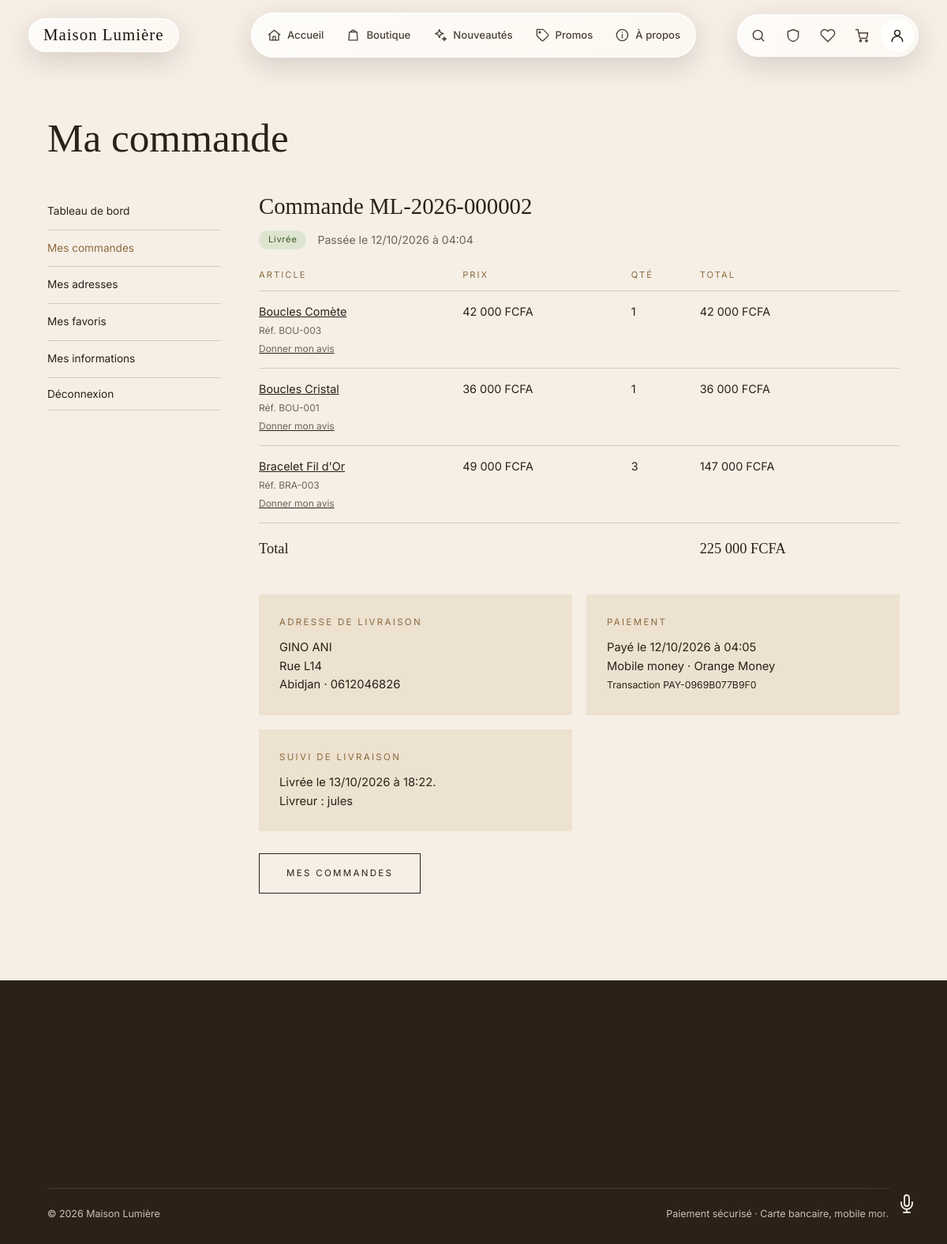
The page /compte/commandes/ML-2026-000002/ (signed in) on the database its author committed.
### commandes/models.py (models this page shows, shortened)
class Commande(models.Model):
    STATUTS = [
        ('en_attente', 'En attente'),
        ('en_preparation', 'En préparation'),
        ('expediee', 'Expédiée'),
        ('livree', 'Livrée'),
        ('annulee', 'Annulée'),
    ]
    STATUTS_EN_COURS = ('en_attente', 'en_preparation', 'expediee')
    reference = models.CharField(max_length=20, unique=True, null=True, blank=True, editable=False)
    utilisateur = models.ForeignKey(
        settings.AUTH_USER_MODEL, on_delete=models.PROTECT, related_name='commandes'
    )
    statut = models.CharField(max_length=20, choices=STATUTS, default='en_attente')
    total = models.DecimalField("total (FCFA)", max_digits=12, decimal_places=0, default=0)
    cgv_acceptees_le = models.DateTimeField("CGV acceptées le", null=True, blank=True)
    livreur = models.ForeignKey(
        settings.AUTH_USER_MODEL, on_delete=models.SET_NULL, null=True, blank=True,
        related_name='livraisons', limit_choices_to={'est_livreur': True},
        verbose_name="livreur",
    )
    date_expedition = models.DateTimeField("date d'expédition", null=True, blank=True)
    date_livraison = models.DateTimeField("date de livraison", null=True, blank=True)
    livraison_prenom = models.CharField("prénom", max_length=100)
    livraison_nom = models.CharField("nom", max_length=100)
    livraison_adresse = models.CharField("adresse", max_length=255)
    livraison_ville = models.CharField("ville", max_length=100)
    livraison_telephone = models.CharField("téléphone", max_length=20)
    date_creation = models.DateTimeField(auto_now_add=True)
    date_modification = models.DateTimeField(auto_now=True)
    class Meta:
        verbose_name = "commande"
        verbose_name_plural = "commandes"
        ordering = ['-date_creation']
    def __init__(self, *args, **kwargs):
        super().__init__(*args, **kwargs)
        self._statut_initial = self.statut if self.pk else None
    @property
    def peut_annuler(self):
        return self.statut == 'en_attente'

class LigneCommande(models.Model):
    commande = models.ForeignKey(Commande, on_delete=models.CASCADE, related_name='lignes')
    produit = models.ForeignKey(
        Produit, on_delete=models.SET_NULL, null=True, blank=True, related_name='lignes_commande'
    )
    nom_produit = models.CharField("produit", max_length=150)
    reference_produit = models.CharField("référence", max_length=30)
    prix_unitaire = models.DecimalField("prix unitaire (FCFA)", max_digits=10, decimal_places=0)
    quantite = models.PositiveIntegerField("quantité", default=1)
    class Meta:
        verbose_name = "ligne de commande"
        verbose_name_plural = "lignes de commande"
    @property
    def sous_total(self):
        return self.prix_unitaire * self.quantite

### paiements/models.py (models this page shows, shortened)
class Paiement(models.Model):
    METHODES = [
        ('en_ligne', 'Paiement en ligne'),
        ('mobile_money', 'Mobile money'),
        ('carte', 'Carte bancaire'),
    ]
    OPERATEURS = [
        ('orange', 'Orange Money'),
        ('mtn', 'MTN MoMo'),
        ('moov', 'Moov Money'),
        ('wave', 'Wave'),
    ]
    STATUTS = [
        ('en_attente', 'En attente'),
        ('reussi', 'Réussi'),
        ('echoue', 'Échoué'),
        ('a_verifier', 'À vérifier'),
        ('a_rembourser', 'À rembourser'),
    ]
    FOURNISSEURS = [
        ('cinetpay', 'CinetPay'),
        ('simulation', 'Simulation (ancien)'),
        ('kadev', 'Kadev Pay (ancien)'),
    ]
    commande = models.ForeignKey(Commande, on_delete=models.PROTECT, related_name='paiements')
    fournisseur = models.CharField(max_length=20, choices=FOURNISSEURS, default='cinetpay')
    methode = models.CharField("moyen de paiement", max_length=20, choices=METHODES)
    operateur = models.CharField("opérateur", max_length=20, choices=OPERATEURS, blank=True)
    telephone = models.CharField("téléphone", max_length=20, blank=True)
    montant = models.DecimalField("montant (FCFA)", max_digits=12, decimal_places=0)
    statut = models.CharField(max_length=20, choices=STATUTS, default='en_attente')
    transaction_id = models.CharField(max_length=40, unique=True, editable=False)
    reference_externe = models.CharField(
        "référence du prestataire", max_length=60, unique=True, null=True, blank=True,
        help_text="Référence chez un ancien prestataire (non utilisée par CinetPay).",
    )
    date_creation = models.DateTimeField(auto_now_add=True)
    date_paiement = models.DateTimeField(null=True, blank=True)
    class Meta:
        verbose_name = "paiement"
        verbose_name_plural = "paiements"
        ordering = ['-date_creation']

### utilisateurs/models.py (models this page shows, shortened)
class Utilisateur(AbstractUser):
    username = None
    email = models.EmailField("adresse e-mail", unique=True)
    telephone = models.CharField("téléphone", max_length=20, blank=True)
    est_livreur = models.BooleanField(
        "livreur", default=False,
        help_text="Donne accès à l'espace livreur. Les livreurs sont créés par l'administration.",
    )
    USERNAME_FIELD = 'email'
    REQUIRED_FIELDS = []
    objects = GestionnaireUtilisateur()
    class Meta:
        verbose_name = "utilisateur"
        verbose_name_plural = "utilisateurs"

### commandes/views.py (the view)
# urls.py: path('compte/commandes/<str:reference>/', views.detail, name='detail'),
@connexion_requise
def detail(request, reference):
    return _page_commande(request, reference)

### assistant/context_processors.py (called while the page is built)
def assistant(request):
    return {
        'assistant_actif': settings.ASSISTANT_ACTIF,
        'assistant_mode': settings.ASSISTANT_MODE,
    }

### commandes/views.py (called while the page is built)
def _commande(request, reference):
    return get_object_or_404(
        Commande.objects.prefetch_related('lignes'),
        reference=reference, utilisateur=request.user,
    )

def _page_commande(request, reference, **extra):
    commande = _commande(request, reference)
    contexte = {
        'commande': commande,
        'paiement': commande.paiements.filter(statut='reussi').first(),
    }
    contexte.update(extra)
    return render(request, 'commandes/detail.html', contexte)

### favoris/context_processors.py (called while the page is built)
def favoris(request):
    if not request.user.is_authenticated:
        return {'favoris_ids': set(), 'favoris_quantite': 0}
    ids = set(
        Favori.objects.filter(utilisateur=request.user, produit__actif=True)
        .values_list('produit_id', flat=True)
    )
    return {'favoris_ids': ids, 'favoris_quantite': len(ids)}

### panier/context_processors.py (called while the page is built)
def panier(request):
    if not request.user.is_authenticated:
        return {'panier_quantite': 0}
    p = Panier.objects.filter(utilisateur=request.user).first()
    return {'panier_quantite': p.quantite_totale if p else 0}

### panier/models.py (called while the page is built)
    @property
    def quantite_totale(self):
        return self.lignes.filter(produit__actif=True).aggregate(total=Sum('quantite'))['total'] or 0

### produits/models.py (called while the page is built)
    def get_absolute_url(self):
        return reverse('produits:detail', kwargs={'slug': self.slug})

### utilisateurs/decorateurs.py (called while the page is built, shortened)
def connexion_requise(vue=None, *, message=MESSAGE_PAR_DEFAUT):
    def decorateur(fonction):
        @wraps(fonction)
        def enveloppe(request, *args, **kwargs):
            if request.user.is_authenticated:
                return fonction(request, *args, **kwargs)
        return enveloppe
    if vue is not None:
        return decorateur(vue)
    return decorateur

### commandes/templates/commandes/detail.html (shortened to what this page needs)
{% extends 'utilisateurs/compte_base.html' %}
{% block titre_page %}{% if confirmation %}Commande confirmée{% else %}Ma commande{% endif %}{% endblock %}
{% block contenu_compte %}
<h2>Commande {{ commande.reference }}</h2>
<p class="entete-commande">
    <span class="statut statut-{{ commande.statut }}">{{ commande.get_statut_display }}</span>
    <span>Passée le {{ commande.date_creation|date:"d/m/Y à H:i" }}</span>
</p>
<div class="tableau-defile">
    <table class="tableau-commandes">
        <thead>
            <tr><th>Article</th><th>Prix</th><th>Qté</th><th>Total</th></tr>
        </thead>
        <tbody>
            {% for ligne in commande.lignes.all %}
            <tr>
                <td>
                    {% if ligne.produit %}<a href="{{ ligne.produit.get_absolute_url }}">{{ ligne.nom_produit }}</a>{% else %}{{ ligne.nom_produit }}{% endif %}
                    <br><small>Réf. {{ ligne.reference_produit }}</small>
                    {% if commande.statut == 'livree' and ligne.produit %}
                        <br><a href="{% url 'avis:laisser' ligne.produit.slug %}"><small>Donner mon avis</small></a>
                    {% endif %}
                </td>
                <td>{{ ligne.prix_unitaire|floatformat:"0g" }} FCFA</td>
                <td>{{ ligne.quantite }}</td>
                <td>{{ ligne.sous_total|floatformat:"0g" }} FCFA</td>
            </tr>
            {% endfor %}
        </tbody>
        <tfoot>
            <tr class="total">
                <td colspan="3">Total</td>
                <td>{{ commande.total|floatformat:"0g" }} FCFA</td>
            </tr>
        </tfoot>
    </table>
</div>
<div class="cartes" style="margin-top:28px;">
    <div class="carte-info">
        <span class="etiquette">Adresse de livraison</span>
        <p>{{ commande.livraison_prenom }} {{ commande.livraison_nom }}<br>{{ commande.livraison_adresse }}<br>{{ commande.livraison_ville }} · {{ commande.livraison_telephone }}</p>
    </div>
    <div class="carte-info">
        <span class="etiquette">Paiement</span>
        {% if paiement %}
            <p>
                Payé le {{ paiement.date_paiement|date:"d/m/Y à H:i" }}<br>
                {{ paiement.get_methode_display }}{% if paiement.operateur %} · {{ paiement.get_operateur_display }}{% endif %}<br>
                <small>Transaction {{ paiement.transaction_id }}</small>
            </p>
        {% elif commande.statut == 'en_attente' %}
            <p>En attente de paiement.</p>
        {% elif commande.statut == 'annulee' %}
            <p>Aucun paiement : commande annulée.</p>
        {% else %}
            <p>Paiement non enregistré.</p>
        {% endif %}
    </div>
    {% if commande.statut != 'annulee' and commande.statut != 'en_attente' %}
    <div class="carte-info">
        <span class="etiquette">Suivi de livraison</span>
        <p>
            {% if commande.statut == 'en_preparation' %}
                Votre commande est en préparation.
            {% elif commande.statut == 'expediee' %}
                Votre commande est en route{% if commande.date_expedition %} depuis le {{ commande.date_expedition|date:"d/m/Y à H:i" }}{% endif %}.
            {% elif commande.statut == 'livree' %}
                Livrée le {{ commande.date_livraison|date:"d/m/Y à H:i" }}.
            {% endif %}
            {% if commande.livreur and commande.livreur.first_name %}<br>Livreur : {{ commande.livreur.first_name }}{% endif %}
        </p>
    </div>
    {% endif %}
</div>
<div class="actions-commande">
    <a href="{% url 'commandes:liste' %}" class="bouton bouton-contour">Mes commandes</a>
</div>
{% endblock %}

### static/css/style.css (style rules this page uses)
:root { --fond: #f6efe6; --sombre: #2b2118; --carte: #ede1d0; --bordure: #dccbb5; --texte-doux: #6d645b; --accent: #8a6a3f; --vert-doux: #dde5d0; --erreur: #8b3a2e; --police-titre: "Times New Roman", Times, Georgia, serif; --police-texte: Helvetica, Arial, sans-serif; }
* { box-sizing: border-box; margin: 0; padding: 0; }
body { font-family: var(--police-texte); font-size: 15px; line-height: 1.6; color: var(--sombre); background: var(--fond); }
a { color: inherit; text-decoration: none; }
h1, h2, h3, h4 { font-family: var(--police-titre); font-weight: 400; line-height: 1.15; }
.etiquette { font-size: .72rem; letter-spacing: .2em; text-transform: uppercase; color: var(--accent); }
.bouton { display: inline-block; background: var(--sombre); color: var(--fond); border: 1px solid var(--sombre); padding: 15px 34px; font-family: var(--police-texte); font-size: .72rem; letter-spacing: .2em; text-transform: uppercase; text-align: center; cursor: pointer; transition: background .2s, color .2s; }
.bouton-contour { background: transparent; color: var(--sombre); }
.compte-contenu h2 { font-size: 1.8rem; margin-bottom: 22px; }
.cartes { display: grid; grid-template-columns: repeat(auto-fit, minmax(260px, 1fr)); gap: 18px; }
.carte-info { position: relative; background: var(--carte); padding: 26px; font-size: .92rem; }
.carte-info .etiquette { display: block; margin-bottom: 12px; }
html { scroll-behavior: smooth; }
.bouton { position: relative; }

### static/css/nav-verre.css (style rules this page uses)
:root { --police-titre: "Instrument Serif", "Times New Roman", Times, Georgia, serif; --police-texte: "Inter", Helvetica, Arial, sans-serif; --verre-fond: linear-gradient(135deg, rgba(255, 255, 255, .82), rgba(255, 255, 255, .52)); --verre-bordure: rgba(255, 255, 255, .72); --verre-texte: #4a3f35; --verre-texte-fort: #1c140e; }
body { font-family: var(--police-texte); }

### static/css/commandes.css (style rules this page uses)
.statut { display: inline-block; padding: 3px 12px; border-radius: 20px; font-size: .7rem; letter-spacing: .06em; white-space: nowrap; }
.statut-livree { background: var(--vert-doux); color: #3d5a2a; }
.tableau-defile { overflow-x: auto; }
.tableau-commandes { width: 100%; border-collapse: collapse; font-size: .9rem; }
.tableau-commandes th { text-align: left; font-weight: 400; font-size: .7rem; letter-spacing: .18em; text-transform: uppercase; color: var(--accent); padding: 0 14px 10px 0; border-bottom: 1px solid var(--bordure); }
.tableau-commandes td { padding: 14px 14px 14px 0; border-bottom: 1px solid var(--bordure); vertical-align: top; }
.tableau-commandes a { text-decoration: underline; }
.tableau-commandes small { color: var(--texte-doux); }
.tableau-commandes tfoot td { font-family: var(--police-titre); font-size: 1.15rem; border-bottom: none; padding-top: 18px; }
.entete-commande { display: flex; flex-wrap: wrap; align-items: center; gap: 14px; margin: -8px 0 24px; font-size: .88rem; color: var(--texte-doux); }
.actions-commande { display: flex; flex-wrap: wrap; gap: 12px; margin-top: 28px; }

### rows shown on the page
Commande: reference "ML-2026-000002", statut "Livrée", date_creation "12/10/2026 à 04:04", total "225 000", livraison_prenom "GINO", livraison_nom "ANI", livraison_adresse "Rue L14", livraison_ville "Abidjan", livraison_telephone "0612046826", date_livraison "13/10/2026 à 18:22", livreur.first_name "jules"
LigneCommande: nom_produit "Boucles Comète", reference_produit "BOU-003", shows "Donner mon avis", prix_unitaire "42 000", quantite "1", sous_total "42 000"
LigneCommande: nom_produit "Boucles Cristal", reference_produit "BOU-001", shows "Donner mon avis", prix_unitaire "36 000", quantite "1", sous_total "36 000"
LigneCommande: nom_produit "Bracelet Fil d'Or", reference_produit "BRA-003", shows "Donner mon avis", prix_unitaire "49 000", quantite "3", sous_total "147 000"
Paiement: date_paiement "12/10/2026 à 04:05", methode "Mobile money", operateur "Orange Money", transaction_id "PAY-0969B077B9F0"
